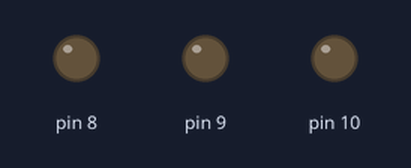
A sketch run on a simulated Arduino Uno, built with avr-gcc and run on an emulated ATmega328P. Parts: output pins drawn as LEDs (lit = HIGH).

Above: at 0.15 s.
At 1.35 s:
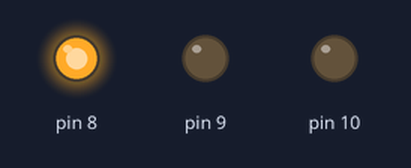
At 1.95 s:
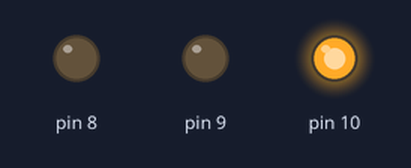
At 2.55 s:
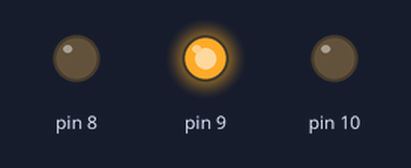
Timing chart, 0 to 3.0 s (numbered marks = the images above):
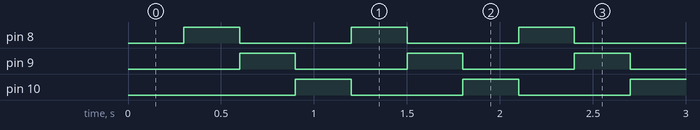

The sketch:

20_dynamic_led_sequence.ino
```cpp
/*
 * Challenge #20: Dynamic LED Sequence
 *
 * Sketch Name:
 *
 *   20_dynamic_led_sequence
 *
 * Objective:
 *
 *   Create a reusable LED sequence engine that
 *   can work with any number of LEDs.
 *
 * Hardware:
 *
 *   LED1 -> Pin 8
 *   LED2 -> Pin 9
 *   LED3 -> Pin 10
 *
 * Behaviour:
 *
 *   One LED moves from left to right.
 *
 *       ● ○ ○
 *       ○ ● ○
 *       ○ ○ ●
 *
 *   Then starts again from the beginning.
 *
 * Requirements:
 *
 *   Create a function:
 *
 *       updateSequence(...)
 *
 *   that receives:
 *
 *       - array of LEDs
 *       - array size
 *       - current position
 *
 *   and updates the display.
 *
 * Rules:
 *
 *   - Do not hardcode LED indexes.
 *
 *   - The function should work with:
 *
 *         3 LEDs
 *         5 LEDs
 *         10 LEDs
 *
 *     without modification.
 *
 *   - Use millis().
 *
 *   - Do not use delay().
 *
 * Concepts Practiced:
 *
 *   C++:
 *     - Arrays
 *     - References
 *     - Function Parameters
 *     - Array Decay
 *
 *   Embedded:
 *     - Reusable Drivers
 *     - Non-blocking Timing
 *     - Generic Hardware Logic
 *
 * Learning Goal:
 *
 *   Learn how to write code that
 *   operates on hardware collections
 *   instead of specific hardware instances.
 */

#include "Led.h"
#include <Arduino.h>

unsigned long timer = 0;
const int interval = 300;
Led leds[] = {8, 9, 10};
int size = sizeof(leds) / sizeof(leds[0]);
int position = 0;
void setup() { timer = millis(); };

void updateSequence(Led *leds, const int size, int position) {
  for (int i = 0; i < size; i++) {
    if (i == position) {
      leds[i].on();
    } else {
      leds[i].off();
    }
  }
}

void loop() {
  if (position == size) {
    position = 0;
  }
  if (millis() - timer >= interval) {
    updateSequence(leds, size, position);
    timer += interval;
    position++;
  }
};
```

Led.h
```cpp
#pragma once
#include <Arduino.h>

class Led {
private:
  uint8_t pin;
  bool state;
  void write() { digitalWrite(pin, state); }

public:
  Led(uint8_t p) {
    pin = p;
    state = false;
    pinMode(pin, OUTPUT);
    write();
  }

  void toggle() {
    state = !state;
    write();
  }
  void on() {
    state = true;
    write();
  }

  void off() {
    state = false;
    write();
  }

  bool isOn() { return state; }
};
```

Measured:
- by itself, pin 8–10: alternates HIGH for 0.30 s and LOW for 0.60 s
- by itself, everything shown: repeats every 0.90 s, in 3 steps
